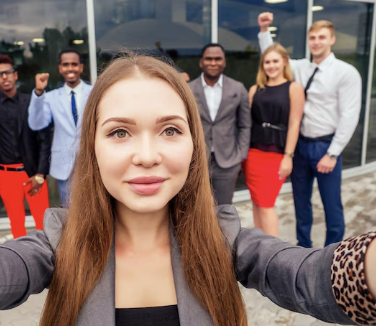
#> input picture CSU/Modules/CT_Asgmts/CSC515/Module8images/womenImage.png, 376 x 326 px
$ python face_blur.py
#> lines starting #> are read from the running program, lines starting #| are printed output that depends on the picture; after the words box and inside, x2 and y2 are one past the last pixel; in counts of white or black regions, pixels touching at a corner belong together
import cv2
import numpy as np

def blur_eyes(image_path, face_cascade_path, eye_cascade_path):
    # Load the image
#> called with image_path = 'womenImage.png', face_cascade_path = 'haarcascade_frontalface_default.xml', eye_cascade_path = 'haarcascade_eye.xml'
    img = cv2.imread(image_path)
#> img is the input picture: shape (326, 376, 3); mean B, G, R 102.1, 107.4, 128.5
    if img is None:
        print(f"Error: Image not found at {image_path}")
        return

    gray = cv2.cvtColor(img, cv2.COLOR_BGR2GRAY)
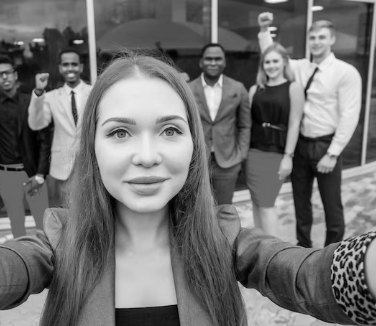
#> gray: shape (326, 376); min 0, max 248, mean 113.1

    # Load the cascades
    face_cascade = cv2.CascadeClassifier(face_cascade_path)
    eye_cascade = cv2.CascadeClassifier(eye_cascade_path)

    # Detect faces
    faces = face_cascade.detectMultiScale(gray, 1.1, 4)
#> faces = [[303, 28, 28, 28], [199, 48, 28, 28], [259, 51, 27, 27], [56, 53, 29, 29], [80, 80, 129, 129]]

    # Draw a rectangle around the faces and blur eyes
    for (x, y, w, h) in faces:
        cv2.rectangle(img, (x, y), (x+w, y+h), (0, 0, 255), 2)
        roi_gray = gray[y:y+h, x:x+w]
        roi_color = img[y:y+h, x:x+w]

        eyes = eye_cascade.detectMultiScale(roi_gray)

        for (ex, ey, ew, eh) in eyes:
            eye_roi = roi_color[ey:ey+eh, ex:ex+ew]
            # Apply Gaussian blur
            blurred_eye = cv2.GaussianBlur(eye_roi, (23, 23), 30)
            roi_color[ey:ey+eh, ex:ex+ew] = blurred_eye
#> this loop made 5 passes
#> (x, y, w, h, eyes) on pass 5: (80, 80, 129, 129, [[73, 36, 31, 31], [24, 37, 32, 32]])
#> pass 1, in blur_eyes, `roi_color = img[y:y+h, x:x+w]`:
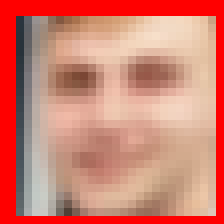
#> roi_color: shape (28, 28, 3) (shown 8 times larger); mean B, G, R 112.4, 128, 209.9
#> pass 2, in blur_eyes, `roi_color = img[y:y+h, x:x+w]`:
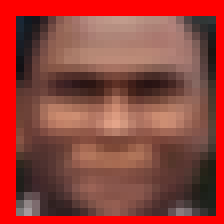
#> roi_color: shape (28, 28, 3) (shown 8 times larger); mean B, G, R 57.4, 65.6, 148.3
#> after the loop:
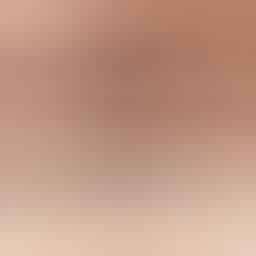
#> eye_roi: shape (32, 32, 3) (shown 8 times larger); mean B, G, R 132.9, 152.6, 193.4
#> after the loop:
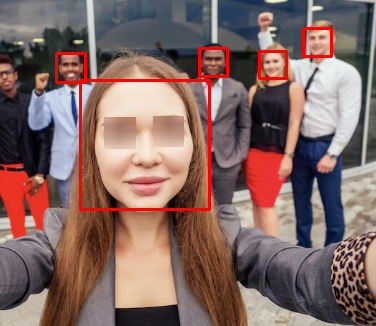
#> img: shape (326, 376, 3); 3.95% of pixels changed, all inside (x1, y1, x2, y2) = (55, 27, 333, 211)
#> after the loop:
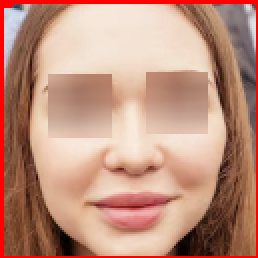
#> roi_color: shape (129, 129, 3) (shown 2 times larger); mean B, G, R 126, 144.8, 191.8
#> after the loop:
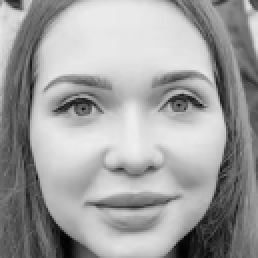
#> roi_gray: shape (129, 129) (shown 2 times larger); min 1, max 239, mean 159.7

    # Save the output image
    output_path = image_path.split('.')[0] + '_processed.png'
    cv2.imwrite(output_path, img)
    print(f"Processed image saved to {output_path}")

if __name__ == "__main__":
    face_cascade_path = 'haarcascade_frontalface_default.xml'
    eye_cascade_path = 'haarcascade_eye.xml'

    images = ['womenImage.png', 'manFarAway.png', 'dog.png']

    for image in images:
        blur_eyes(image, face_cascade_path, eye_cascade_path)
#> pass 2 of the loop `for image in images:`:
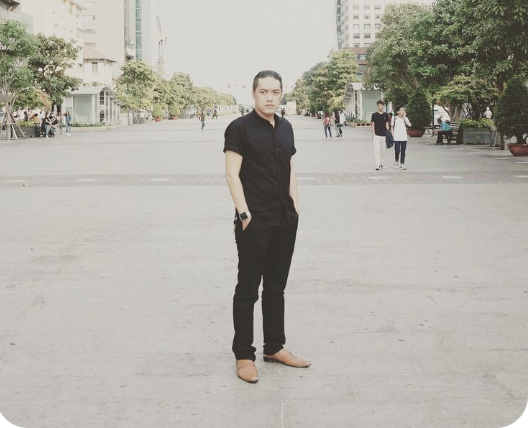
#> input picture CSU/Modules/CT_Asgmts/CSC515/Module8images/manFarAway.png, 528 x 428 px
#> in blur_eyes, img is the input picture: shape (428, 528, 3); mean B, G, R 165.5, 173.4, 175.7
#> in blur_eyes (call 2), `gray = cv2.cvtColor(img, cv2.COLOR_BGR2GRAY)`:
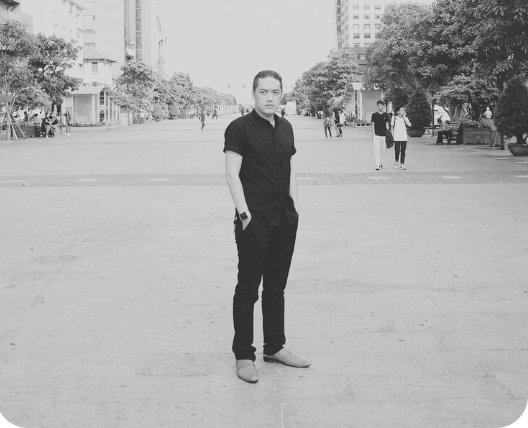
#> gray: shape (428, 528); min 30, max 255, mean 173.1
#> faces = [[254, 81, 31, 31]]
#> the loop in blur_eyes (call 2), `for (x, y, w, h) in faces:` made 1 pass
#> after the loop in blur_eyes (call 2), `for (x, y, w, h) in faces:`:
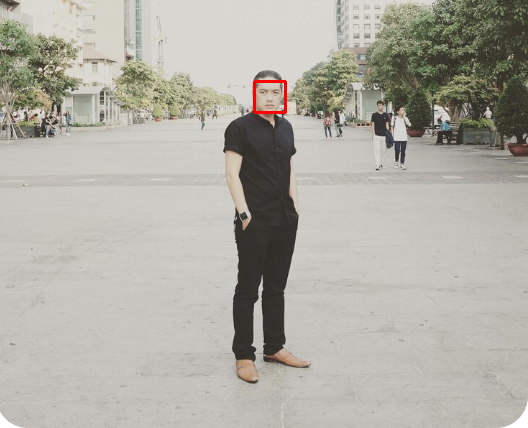
#> img: shape (428, 528, 3); 0.16% of pixels changed, all inside (x1, y1, x2, y2) = (253, 80, 287, 114)
#> pass 3 of the loop `for image in images:`:
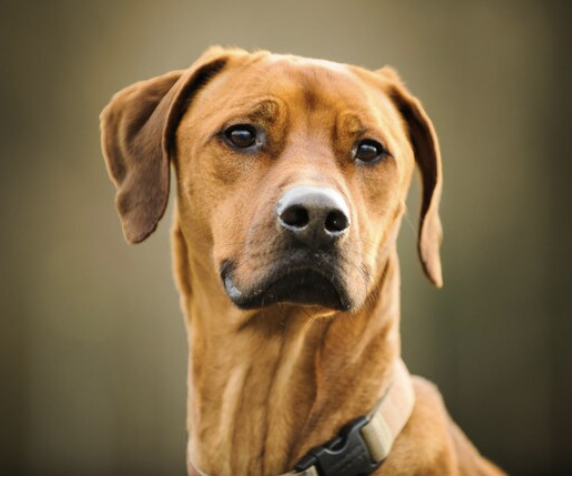
#> input picture CSU/Modules/CT_Asgmts/CSC515/Module8images/dog.png, 572 x 482 px
#> in blur_eyes, img is the input picture: shape (482, 572, 3); mean B, G, R 75.4, 108.8, 131
#> in blur_eyes (call 3), `gray = cv2.cvtColor(img, cv2.COLOR_BGR2GRAY)`:
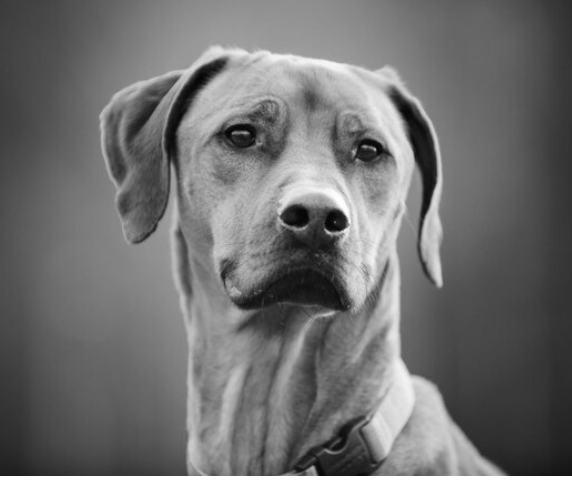
#> gray: shape (482, 572); min 3, max 255, mean 111.6
#> faces = ()
